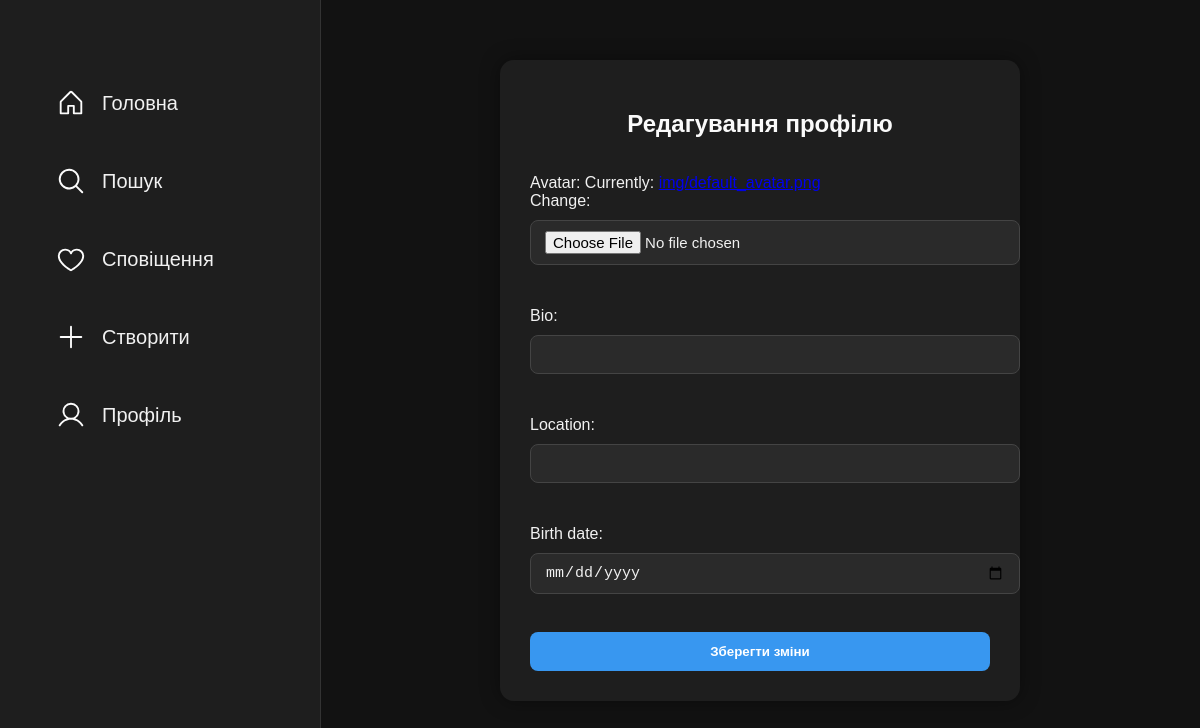
/user/username/edit/ (signed in), run on an earlier commit of the app's database.
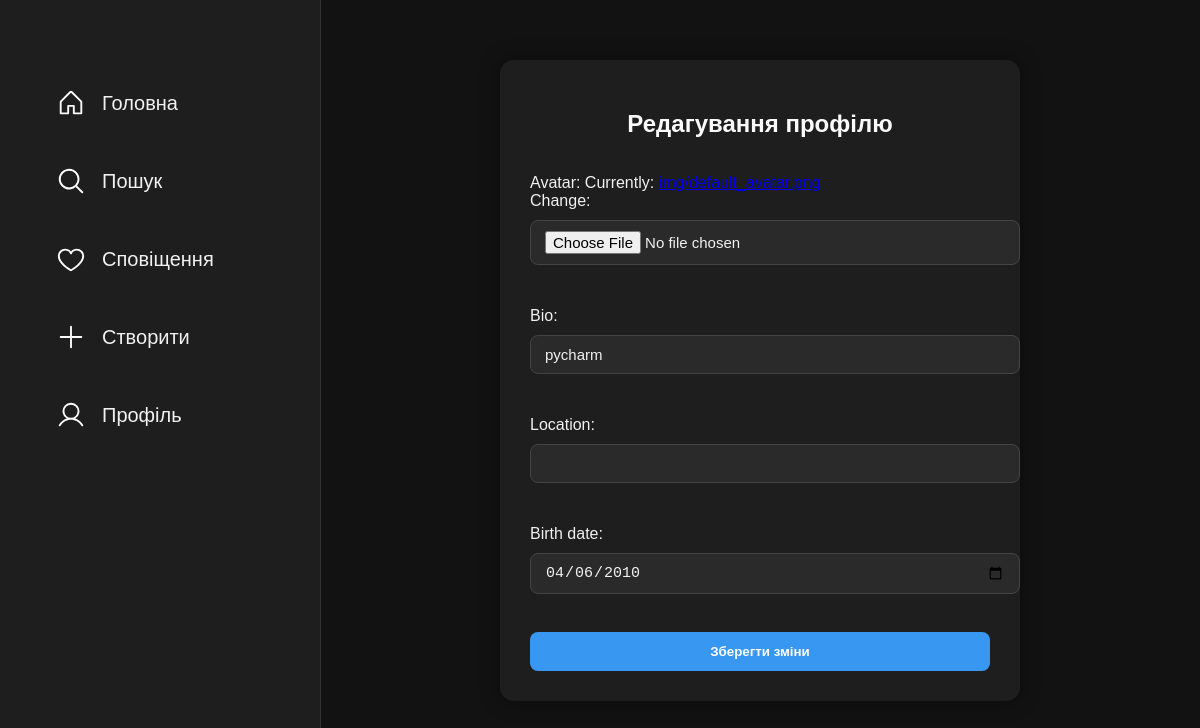
And on a later commit of the database.
### user/models.py (models this page shows, shortened)
class Profile(models.Model):
    user = models.OneToOneField(settings.AUTH_USER_MODEL,on_delete=models.CASCADE)
    bio = models.CharField(max_length=500, blank=True)
    avatar = models.ImageField(upload_to=user_directory_path,default='img/default_avatar.png')
    birth_date = models.DateTimeField(null=True,blank=True)
    location = models.CharField(blank=True,max_length=30)
    updated = models.DateTimeField(auto_now=True)
    created = models.DateTimeField(auto_now_add=True)

### user/views.py (the view)
# urls.py: path('<str:username>/edit/',views.edit_profile_view,name='edit_profile')
@login_required
def edit_profile_view(request,username):
    profile = get_object_or_404(Profile, user=request.user)
    if request.method == 'POST':
        form = EditProfileForm(request.POST, request.FILES, instance=profile)
        if form.is_valid():
            form.save()
            return redirect('user:profile', username=username)
    else:
        form = EditProfileForm(instance=profile)
    return render(request, 'user/edit_profile.html',{'form': form})

### user/forms.py
class EditProfileForm(forms.ModelForm):
    class Meta:
        model = Profile
        fields = ['avatar', 'bio', 'location', 'birth_date']
        widgets = {
            'birth_date': forms.DateInput(attrs={'type': 'date'})
        }

### user/templates/user/edit_profile.html (shortened to what this page needs)
{% load static %}
<!DOCTYPE html>
<html lang="uk">
<head>
  <link rel="stylesheet" href="{% static 'styles_edit_profile.css' %}">
</head>
<body>
  <div class="sidebar">
    <ul>
      <li><a href="{% url 'post:home' %}"><img src="{% static 'img/home.svg' %}" alt="home"> Головна</a></li>
      <li><a href="{% url 'post:create_post' %}"><img src="{% static 'img/search.svg' %}" alt="search"> Пошук</a></li>
      <li><a href="{% url 'post:create_post' %}"><img src="{% static 'img/notify.svg' %}" alt="notify"> Сповіщення</a></li>
      <li><a href="{% url 'post:create_post' %}"><img src="{% static 'img/plus.svg' %}" alt="create"> Створити</a></li>
      <li><a href="{% url 'user:profile' request.user.username %}"><img src="{% static 'img/user.svg' %}" alt="profile"> Профіль</a></li>
    </ul>
  </div>
  <div class="edit-container">
    <h2>Редагування профілю</h2>
    <form method="POST">
      {{ form.as_p }}
      <button type="submit">Зберегти зміни</button>
    </form>
  </div>
</body>
</html>

What changed in the data, as far as the page shows it:
changed Profile: bio (not shown) → "pycharm"; birth_date (not shown) → "04/06/2010"
